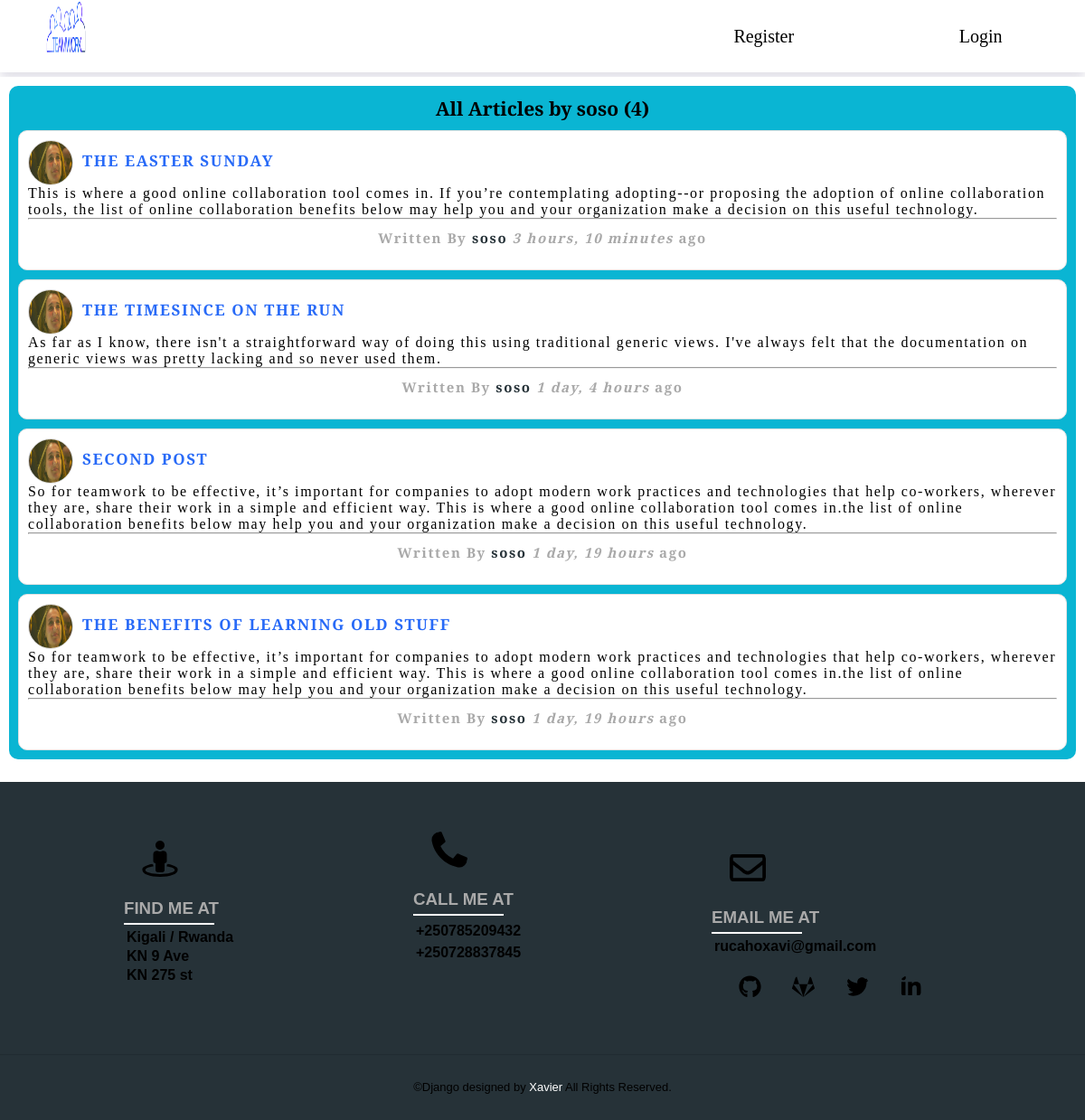
Page /user/soso on the committed database.
### workdjango/models.py (models this page shows, shortened)
class Post(models.Model):
    title = models.CharField(max_length=100)
    content = models.TextField()
    date_posted = models.DateTimeField(default=timezone.now)
    author = models.ForeignKey(User, on_delete=models.CASCADE)

### users/models.py (models this page shows, shortened)
class Profile(models.Model):
    user = models.OneToOneField(User, on_delete=models.CASCADE)
    image = models.ImageField(default='default.jpg', upload_to='profile_images')

### workdjango/views.py (the view)
# urls.py: path('user/<str:username>', UserPostListView.as_view(), name='user-posts'),
class UserPostListView(ListView):
    model = Post
    template_name = 'workdjango/user_posts.html'
    context_object_name = 'posts'
    paginate_by = 5
    def get_queryset(self):
        user = get_object_or_404(User, username=self.kwargs.get('username'))
        return Post.objects.filter(author=user).order_by('-date_posted')

### workdjango/templates/workdjango/user_posts.html (shortened to what this page needs)
{% extends "workdjango/base.html" %}
{% block content %}
<div class="shared-article-page">
  <div class="shared-form">
   <h3>All Articles by {{ view.kwargs.username }} ({{ page_obj.paginator.count }})</h3>
 {% for post in posts %}
<div class="info-card">
  <img class="profile"src="{{ post.author.profile.image.url }}"><br>
  <a href="{% url 'post-detail' post.id %}"><h4>{{ post.title }}</h4></a><br>
  <p>{{ post.content }}</p><br><hr>
  <div class="more">
  <h5 class="author">Written By <a href="{% url 'user-posts' post.author.username %}">{{ post.author }}</a>
    <i class="date">{{ post.date_posted|timesince }}</i> ago</h5>
</div>
</div>
{% endfor %}
</div>
</div>
{% endblock content %}

### workdjango/static/workdjango/nav.css (style rules this page uses)
:root { --primaryColor: rgb(40, 106, 247); --mainWhite: #ffffff; --mainGrey: #ececec; --mainBlack: #000000; --color-primary: #263238; --color-secondary: darkgrey; --mainSpacing: 0.1rem; --mainTransition: all .5s ease; }
* { margin: 0; padding: 0; box-sizing: border-box; }
body { font-family: 'Crimson Text'; font-size:18px; }

### workdjango/static/workdjango/main.css (style rules this page uses)
:root { --primaryColor: rgb(40, 106, 247); --mainWhite: #ffffff; --mainGrey: #ececec; --mainBlack: #000000; --color-primary: #263238; --color-secondary: darkgrey; --mainSpacing: 0.1rem; --mainTransition: all .5s ease; }
.shared-article-page { background: #ffffff; width: 50%; height:auto; margin-top: 30px; margin-left: auto; margin-right: auto; }
.shared-form { position: relative; z-index: 1; background: rgb(10, 181, 211); width: 100%; margin: 0 auto 100px; padding: 45px; text-align: center; box-sizing: border-box; float:left; border-radius: 10px; }
.shared-form img { width: 100%; height: 300px; border-radius: 10px; }
.info-card .more { height: 35px; }
a { text-decoration: none; color: var(--mainBlack); }
.shared-form .info-card { height: auto; box-sizing: border-box; padding: 45px 10px; width: 100%; text-align: center; padding: 10px 10px; background: var(--mainWhite); margin-top: 10px; border-radius: 10px; }
.info-card .profile { width: 50px; height: 50px; float: left; border-radius: 50%; }
.info-card h4 { font-size: 17px; text-transform: uppercase; color: var(--primaryColor); letter-spacing: var(--mainSpacing); float: left; margin-left: 10px; margin-top: -10px; }
.info-card p { text-align: left; letter-spacing: var(--mainSpacing); font-size: 16px; float: left; }
.info-card .author { color: var(--color-secondary); margin-left: 0; font-size: 15px; margin-bottom: 0px; margin-top:10px; letter-spacing: var(--mainSpacing); }
.info-card .author .date { font-size: 15px; color: var(--color-secondary); letter-spacing: var(--mainSpacing); }
@media only screen and (min-width: 300px) and (max-width: 1200px) { .shared-article-page { width:100%; margin-bottom: 0px; padding: 10px; margin-top: 5px; } }
@media only screen and (min-width: 300px) and (max-width: 1200px) { .shared-form { width: 100%; padding: 10px; margin-bottom: 5px; } }
@media only screen and (min-width: 300px) and (max-width: 1200px) { .info-card { width:100%; height: auto; } }
@media only screen and (min-width: 300px) and (max-width: 1200px) { .info-card .author { margin: auto; margin-bottom: 10px; margin-top: 10px; } }
@media only screen and (min-width: 300px) and (max-width: 1200px) { .info-card .author .date { margin: auto; text-align: center; } }

### workdjango/static/workdjango/create.css (style rules this page uses)
:root { --primaryColor: rgb(40, 106, 247); --mainWhite: #ffffff; --mainGrey: #ececec; --color-primary: #263238; --color-secondary: darkgrey; --mainSpacing: 0.1rem; --mainTransition: all .5s ease; }
a { text-decoration: none; color: var(--color-primary); }

### workdjango/static/workdjango/write-article.css (style rules this page uses)
:root { --primaryColor: rgb(40, 106, 247); --mainWhite: #ffffff; --mainGrey: #ececec; --mainBlack: #000000; --color-primary: #263238; --color-secondary: darkgrey; --color-second: #5EC6FF; --mainSpacing: 0.1rem; --mainTransition: all .5s ease; }

### workdjango/static/workdjango/pagination.css (style rules this page uses)
:root { --primaryColor: rgb(40, 106, 247); --mainWhite: #ffffff; --mainGrey: #ececec; --mainBlack: #000000; --color-primary: #263238; --color-secondary: darkgrey; --mainSpacing: 0.1rem; --mainTransition: all .5s ease; }
.info-card { background: var(--mainWhite); width: 100%; height: auto; margin-top: 10px; border: 1px solid #e1e1e1; outline: 0; padding: 25px; }
.info-card img { width: 100px; height: 100px; border-radius: 10px; border: 1px solid #e1e1e1; }
.info-card h4 { color: var(--primaryColor); letter-spacing: var(--mainSpacing); }
@media only screen and (min-width: 300px) and (max-width: 1200px) { .info-card { width:100% } }

### rows in the picture
Post: author.profile.image (picture), title "THE EASTER SUNDAY", content "This is where a good online collaboration tool comes in. If you’re contemplating adopting--or proposing the adoption of online collaboration tools, the list of online collaboration benefits below may help you and your organization make a decision on this useful technology.", author "soso", date_posted "3 hours, 10 minutes"
Post: author.profile.image (picture), title "THE TIMESINCE ON THE RUN", content "As far as I know, there isn't a straightforward way of doing this using traditional generic views. I've always felt that the documentation on generic views was pretty lacking and so never used them.", author "soso", date_posted "1 day, 4 hours"
Post: author.profile.image (picture), title "SECOND POST", content "So for teamwork to be effective, it’s important for companies to adopt modern work practices and technologies that help co-workers, wherever they are, share their work in a simple and efficient way. This is where a good online collaboration tool comes in.the list of online collaboration benefits below may help you and your organization make a decision on this useful technology.", author "soso", date_posted "1 day, 19 hours"
Post: author.profile.image (picture), title "THE BENEFITS OF LEARNING OLD STUFF", content "So for teamwork to be effective, it’s important for companies to adopt modern work practices and technologies that help co-workers, wherever they are, share their work in a simple and efficient way. This is where a good online collaboration tool comes in.the list of online collaboration benefits below may help you and your organization make a decision on this useful technology.", author "soso", date_posted "1 day, 19 hours"

### other values in the picture
{{ view.kwargs.username }} "soso"
{{ page_obj.paginator.count }} "4"
